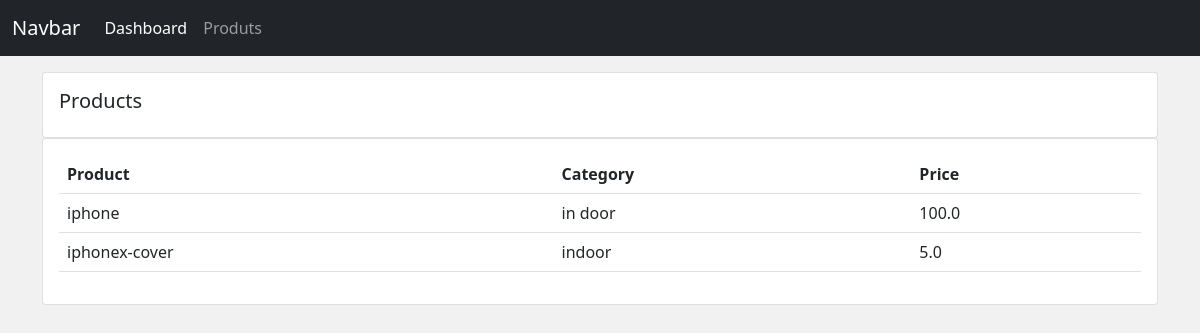
Before: /products/ with the older database file.
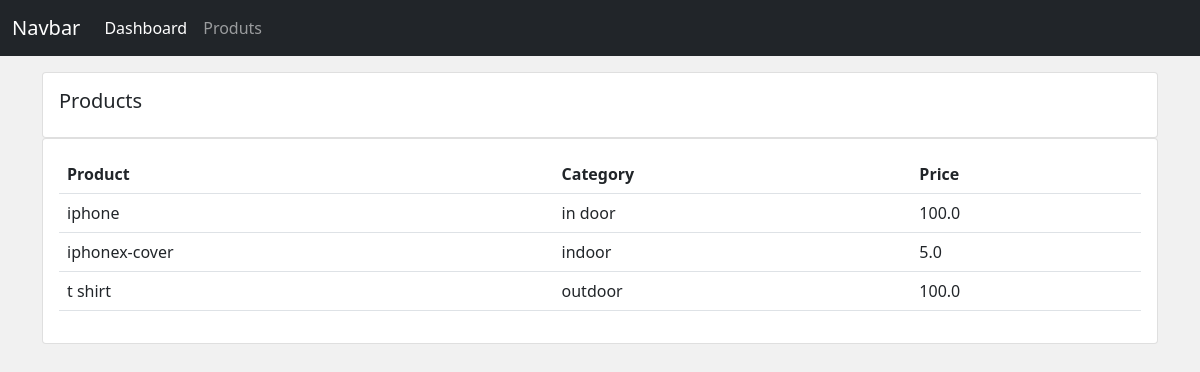
After: the same page with the newer database file.
### accounts/models.py (models this page shows, shortened)
class Product(models.Model):
    category=(
        ('indoor','In Door'),
        ('outdoor','Out Door')
    )
    name=models.CharField(max_length=200,null=True)
    price=models.FloatField(null=True)
    category=models.CharField(max_length=200,null=True,choices=category)
    description=models.CharField(max_length=200,null=True,blank=True)
    created_at=models.DateTimeField(auto_now_add=True)
    tags=models.ManyToManyField(Tag)

### accounts/views.py (the view)
# urls.py: path('products/', views.products,name='products'),
def products(request):
    products=Product.objects.all()
    return render(request,'accounts/products.html',{
        'products':products
    })

### accounts/templates/accounts/products.html
{% extends 'accounts/master.html' %}
{% block content %}
<div class="row">
    <div class="col-md">
        <div class="card card-body">
            <h5>Products</h5>
        </div>
        <div class="card card-body">
            <table class="table">
                <tr>
                    <th>Product</th>
                    <th>Category</th>
                    <th>Price</th>
                </tr>
                {% for product in products %}
                <tr>
                    <td>{{product.name}}</td>
                    <td>{{product.category}}</td>
                    <td>{{product.price}}</td>
                </tr>
                {% endfor %}
            </table>
        </div>
    </div>
</div>
{% endblock content %}

Changed rows visible on the page:
added Product: name "t shirt", category "outdoor", price "100.0"
